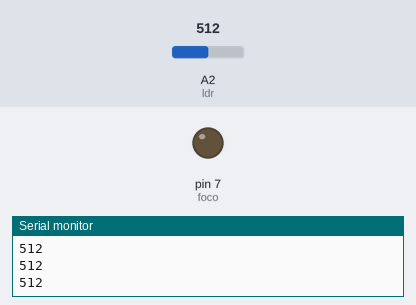
The sketch below on a simulated Arduino Uno, built with avr-gcc and run on an emulated ATmega328P. Shown: output pins drawn as LEDs (lit = HIGH), the last lines printed to the serial monitor. The inputs (shaded band) are chosen by the test bench; at power-on: A2 (ldr) = 512.

Above: at 1.2 s.
1.3 s: A2 (ldr) set to 781
2.8 s: A2 (ldr) set to 809
At 3.4 s:
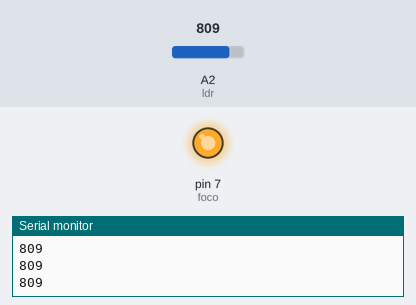
4.3 s: A2 (ldr) set to 716
At 5.5 s:
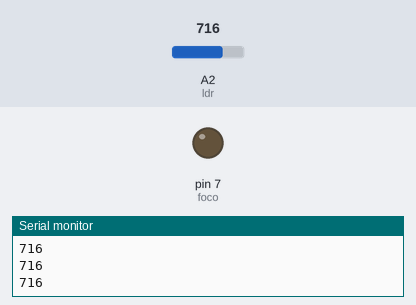
5.8 s: A2 (ldr) set to 900
At 6.9 s:
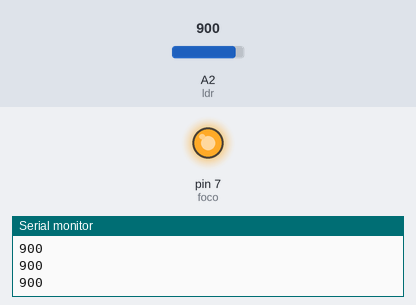
Timing chart, 0 to 8.3 s (numbered marks = the images above; inputs shaded):
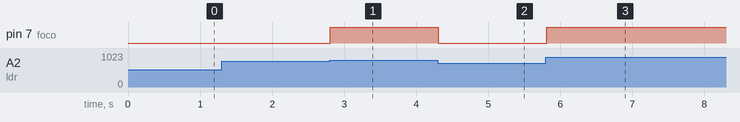

The sketch:

L_2.5.ino
```cpp
// PROGRAMA: LUZ NOCTURNA, ON/OFF RELEVADOR Y FOCO
// TIMIBOT

const int ldr = 2;
const int foco = 7;
const int lim = 800;
int valor_ldr = 0;

void setup() {

  Serial.begin(9600);
  pinMode(foco,OUTPUT);  // pin de relevador
}

void loop() {

  valor_ldr = analogRead(ldr);  //lee el valor analogico de la fotorresistencia
  Serial.println(valor_ldr);

  if(valor_ldr >= lim) {
    digitalWrite(foco,HIGH); // enciende foco
  }
  else {
    digitalWrite(foco,LOW);  // apaga foco
  }
}
```

Measured:
- the behaviour switches between 799 and 800 on A2 (ldr) (found by bisection; images 0 and 1)
- after the input at 2.8 s, pin 7 (foco): LOW → HIGH at once
- after the input at 4.3 s, pin 7 (foco): HIGH → LOW at once
- after the input at 5.8 s, pin 7 (foco): LOW → HIGH at once
